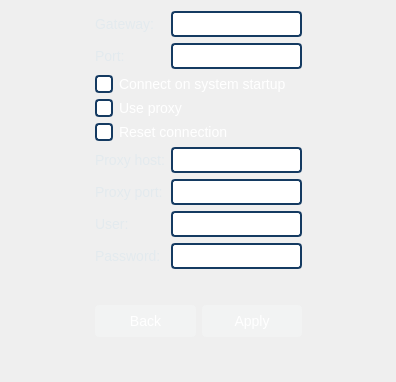
<?xml version="1.0" encoding="UTF-8"?>
<ui version="4.0">
 <class>AdvancedSettings</class>
 <widget class="QWidget" name="AdvancedSettings">
  <property name="geometry">
   <rect>
    <x>0</x>
    <y>0</y>
    <width>396</width>
    <height>382</height>
   </rect>
  </property>
  <property name="windowTitle">
   <string>Form</string>
  </property>
  <property name="styleSheet">
   <string notr="true">#advancedWidget{
background: url(:/resource/background.jpg);
border-width: 0;
}

QWidget {
	font-size: 14px;
}

QLabel {
color: #e3eaee;
background: transparent;
}
QLineEdit { 
  background: rgb(255, 255, 255);
 color: #143a61;
 border: 2px solid #143a61;
 border-radius:4px; 
 padding:  2px;
}

QCheckBox {
	background: transparent;
   color: white;
}

QCheckBox::indicator { 
  background: rgb(255, 255, 255);
 color: #143a61;
 border: 2px solid #143a61;
 width:  14px; 
 height:  14px;
 border-radius:4px; 
}
QCheckBox::indicator:checked {
    image: url(:/resource/object-select-symbolic.symbolic.png);
}

QPushButton {
		background: rgba(249,253,255,60);
		border-radius: 4px;
	    color: #ffffff;
}

QPushButton:hover:pressed {
		background-color: #3297ca;
}

QPushButton:hover:!pressed {
        background-color: rgba(249,253,255,80);
}</string>
  </property>
  <layout class="QGridLayout" name="gridLayout">
   <item row="10" column="2">
    <widget class="QLineEdit" name="passwordEdit">
     <property name="text">
      <string/>
     </property>
    </widget>
   </item>
   <item row="8" column="1">
    <widget class="QLabel" name="portLabel">
     <property name="text">
      <string>Proxy port:</string>
     </property>
    </widget>
   </item>
   <item row="10" column="1">
    <widget class="QLabel" name="passwordLabel">
     <property name="text">
      <string>Password:</string>
     </property>
    </widget>
   </item>
   <item row="12" column="1" colspan="2">
    <layout class="QHBoxLayout" name="horizontalLayout">
     <item>
      <widget class="QPushButton" name="cancelButton">
       <property name="minimumSize">
        <size>
         <width>0</width>
         <height>32</height>
        </size>
       </property>
       <property name="cursor">
        <cursorShape>PointingHandCursor</cursorShape>
       </property>
       <property name="text">
        <string>Back</string>
       </property>
      </widget>
     </item>
     <item>
      <widget class="QPushButton" name="okButton">
       <property name="minimumSize">
        <size>
         <width>0</width>
         <height>32</height>
        </size>
       </property>
       <property name="cursor">
        <cursorShape>PointingHandCursor</cursorShape>
       </property>
       <property name="text">
        <string>Apply</string>
       </property>
      </widget>
     </item>
    </layout>
   </item>
   <item row="2" column="2">
    <widget class="QLineEdit" name="cloudPortEdit"/>
   </item>
   <item row="7" column="3">
    <spacer name="horizontalSpacer_2">
     <property name="orientation">
      <enum>Qt::Horizontal</enum>
     </property>
     <property name="sizeHint" stdset="0">
      <size>
       <width>30</width>
       <height>20</height>
      </size>
     </property>
    </spacer>
   </item>
   <item row="1" column="1">
    <widget class="QLabel" name="serverLabel">
     <property name="text">
      <string>Gateway:</string>
     </property>
    </widget>
   </item>
   <item row="9" column="1">
    <widget class="QLabel" name="userLabel">
     <property name="text">
      <string>User:</string>
     </property>
    </widget>
   </item>
   <item row="1" column="2">
    <widget class="QLineEdit" name="serverEdit"/>
   </item>
   <item row="6" column="1" colspan="2">
    <widget class="QCheckBox" name="renewCheckBox">
     <property name="toolTip">
      <string>Switch account or re-login</string>
     </property>
     <property name="statusTip">
      <string>Switch account or re-login</string>
     </property>
     <property name="text">
      <string>Reset connection</string>
     </property>
    </widget>
   </item>
   <item row="9" column="2">
    <widget class="QLineEdit" name="userEdit">
     <property name="text">
      <string/>
     </property>
    </widget>
   </item>
   <item row="11" column="1" colspan="2">
    <widget class="QWidget" name="spacer" native="true">
     <property name="minimumSize">
      <size>
       <width>0</width>
       <height>24</height>
      </size>
     </property>
    </widget>
   </item>
   <item row="7" column="1">
    <widget class="QLabel" name="hostLabel">
     <property name="text">
      <string>Proxy host:</string>
     </property>
    </widget>
   </item>
   <item row="13" column="2">
    <spacer name="verticalSpacer_2">
     <property name="orientation">
      <enum>Qt::Vertical</enum>
     </property>
     <property name="sizeHint" stdset="0">
      <size>
       <width>20</width>
       <height>74</height>
      </size>
     </property>
    </spacer>
   </item>
   <item row="8" column="2">
    <widget class="QLineEdit" name="portEdit">
     <property name="text">
      <string/>
     </property>
    </widget>
   </item>
   <item row="7" column="2">
    <widget class="QLineEdit" name="hostEdit"/>
   </item>
   <item row="2" column="1">
    <widget class="QLabel" name="cloudPortLabel">
     <property name="text">
      <string>Port:</string>
     </property>
    </widget>
   </item>
   <item row="4" column="1" colspan="2">
    <widget class="QCheckBox" name="autostartCheckBox">
     <property name="text">
      <string>Connect on system startup</string>
     </property>
    </widget>
   </item>
   <item row="5" column="1" colspan="2">
    <widget class="QCheckBox" name="proxyCheckbox">
     <property name="text">
      <string>Use proxy</string>
     </property>
    </widget>
   </item>
   <item row="7" column="0">
    <spacer name="horizontalSpacer">
     <property name="orientation">
      <enum>Qt::Horizontal</enum>
     </property>
     <property name="sizeHint" stdset="0">
      <size>
       <width>30</width>
       <height>20</height>
      </size>
     </property>
    </spacer>
   </item>
   <item row="0" column="2">
    <spacer name="verticalSpacer">
     <property name="orientation">
      <enum>Qt::Vertical</enum>
     </property>
     <property name="sizeHint" stdset="0">
      <size>
       <width>20</width>
       <height>40</height>
      </size>
     </property>
    </spacer>
   </item>
  </layout>
 </widget>
 <resources/>
 <connections/>
</ui>
